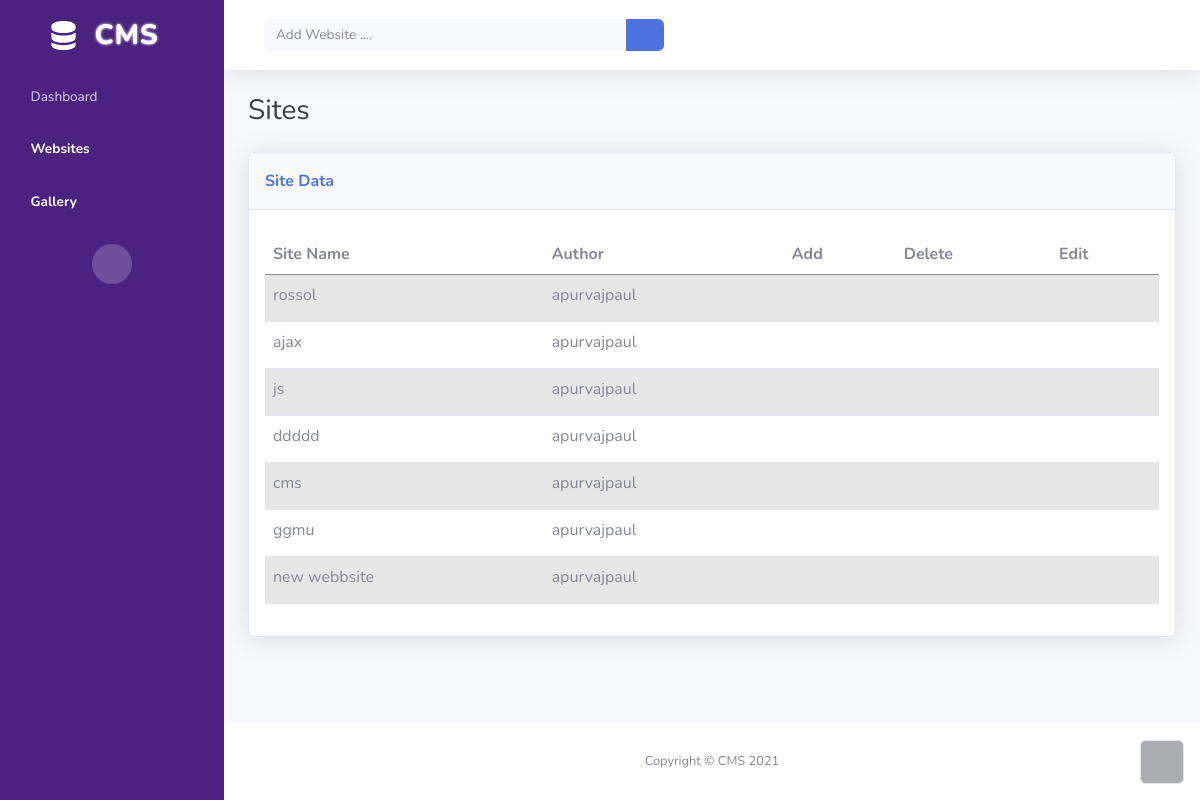
/activity/ (signed in), run on an earlier commit of the app's database.
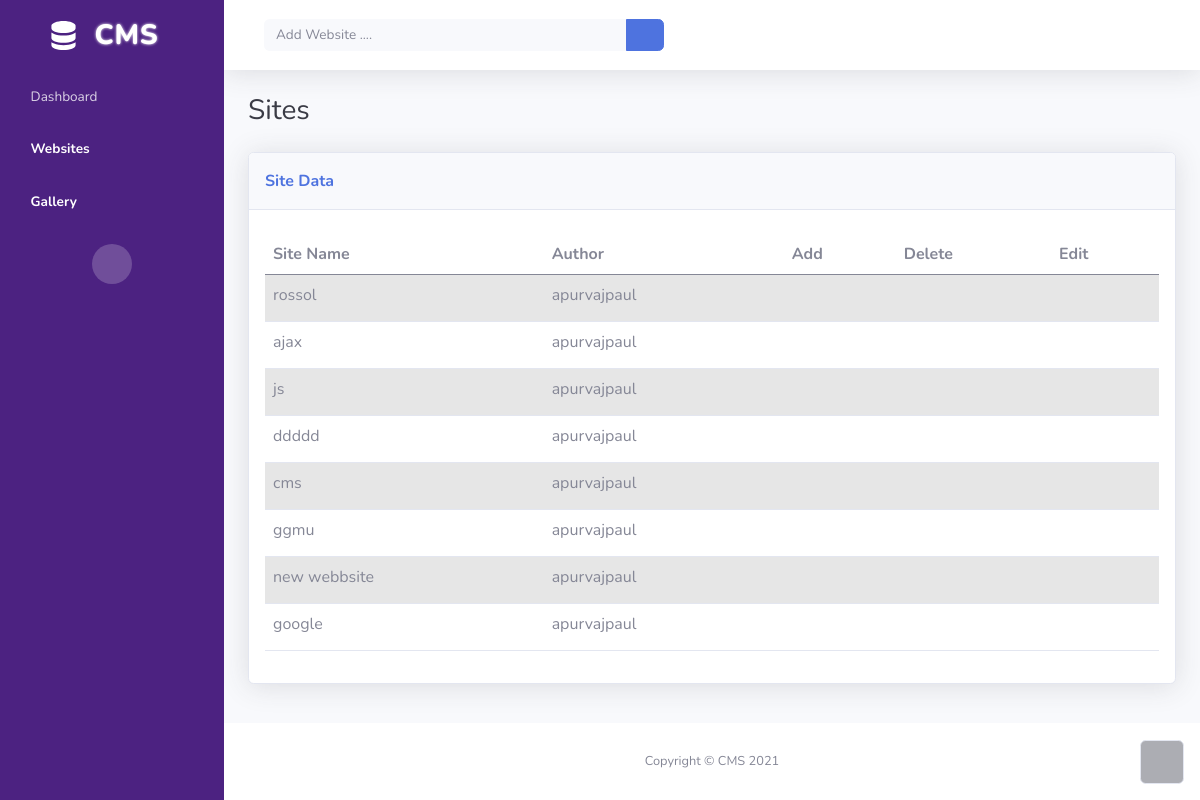
And on a later commit of the database.
### webcore/models.py (models this page shows, shortened)
class website(models.Model):
    hname= models.CharField(max_length=1000)
    admin = models.ForeignKey(User,on_delete=models.CASCADE)

### webcore/views.py (the view)
# urls.py: path('activity/',views.show_all,name='activity'),
@never_cache
@login_required
def show_all(request):
    site=website.objects.filter(admin=request.user)
    pages= webpage.objects.filter(web__admin=request.user)
    return render(request,'table.html',{'site':site,'pages':pages})

### webcore/templates/table.html (shortened to what this page needs)
{% load static %}
<!DOCTYPE html>
<html>
<head>
    <link rel="stylesheet" href="{% static 'webcore/assets4/bootstrap/css/bootstrap.min.css' %}">
    <link rel="stylesheet" href="{% static 'webcore/assets4/fonts/fontawesome-all.min.css' %}">
    <link rel="stylesheet" href="{% static 'webcore/assets4/fonts/font-awesome.min.css' %}">
    <link rel="stylesheet" href="{% static 'webcore/assets4/fonts/ionicons.min.css' %}">
    <link rel="stylesheet" href="{% static 'webcore/assets4/fonts/material-icons.min.css' %}">
    <link rel="stylesheet" href="{% static 'webcore/assets4/fonts/fontawesome5-overrides.min.css' %}">
    <link rel="stylesheet" href="https://cdnjs.cloudflare.com/ajax/libs/animate.css/3.5.2/animate.min.css">
</head>
<body id="page-top">
    <div id="wrapper">
        <nav class="navbar navbar-dark align-items-start sidebar sidebar-dark accordion bg-gradient-primary p-0" style="background: rgb(76,34,129);">
            <div class="container-fluid d-flex flex-column p-0"><a class="navbar-brand d-flex justify-content-center align-items-center sidebar-brand m-0" href="#">
                    <div class="sidebar-brand-text mx-3"><span style="font-size: 28px;text-shadow: 0px 0px 3px;">CMS</span></div>
                </a>
                <ul class="navbar-nav text-light" id="accordionSidebar">
                    <li class="nav-item"><a class="nav-link" href="../home/"><i class="fas fa-tachometer-alt"></i><span>Dashboard</span></a></li>
                    <li class="nav-item"><a class="nav-link active" href="#"><i class="fas fa-table"></i><span>Websites</span></a><a class="nav-link active" href="#"><i class="fa fa-video-camera"></i><span>Gallery</span></a></li>
                </ul>
                <div class="text-center d-none d-md-inline"><button class="btn rounded-circle border-0" id="sidebarToggle" type="button"></button></div>
            </div>
        </nav>
        <div class="d-flex flex-column" id="content-wrapper">
            <div id="content">
                <nav class="navbar navbar-light navbar-expand bg-white shadow mb-4 topbar static-top">
                    <div class="container-fluid"><button class="btn btn-link d-md-none rounded-circle me-3" id="sidebarToggleTop" type="button"></button>
                        <form id="websiteform" class="d-none d-sm-inline-block me-auto ms-md-3 my-2 my-md-0 mw-100 navbar-search" action="{% url 'create-website' %}" method="POST" enctype="multipart/form-data">
                            <div class="input-group"><input id="hname" name="hname" class="bg-light form-control border-0 small" type="text" placeholder="Add Website ...."><button onclick="createnew()" class="btn btn-primary py-0" type="button"><i class="fab fa-weebly"></i></button></div>
                        </form>
                    </div>
                </nav>
                <div class="container-fluid">
                    <h3 class="text-dark mb-4">Sites</h3>
                    <div class="card shadow">
                        <div class="card-header py-3">
                            <p class="text-primary m-0 fw-bold">Site Data</p>
                        </div>
                        <div class="card-body">
                            <div class="table-responsive table mt-2" id="dataTable" role="grid" aria-describedby="dataTable_info">
                                <table class="table table-striped my-0" id="dataTable">
                                    <thead>
                                        <tr>
                                            <th>Site Name</th>
                                            <th>Author</th>
                                            <th>Add</th>
                                            <th>Delete</th>
                                            <th>Edit</th>
                                        </tr>
                                    </thead>
                                    <tbody>
                                        {% for i in site %}
                                        <tr style="height: 47px;width: 1091px;">
                                            <td>{{ i.hname }}</td>
                                            <td>{{ request.user }}</td>
                                            <td><a href="{% url 'testwrite' i.hname 0 %}"><i class="fa fa-plus-circle" style="font-size: 24px;width: 12.5781px;color: rgb(52,184,74);"></i></a></td>
                                            <td><i onclick="deleteweb('{{ i.hname }}')" class="fa fa-trash" style="font-size: 24px;width: 12.5781px;color: var(--bs-red);"></i></td>
                                            <td><a href="{% url 'objectinfo' i.hname %}"><i class="fa fa-gears" style="font-size: 24px;width: 12.5781px;color: var(--bs-primary);"></i></a></td>
                                        </tr>
                                        {% endfor %}
                                    </tbody>
                                </table>
                            </div>
                        </div>
                    </div>
                </div>
            </div>
            <footer class="bg-white sticky-footer">
                <div class="container my-auto">
                    <div class="text-center my-auto copyright"><span>Copyright © CMS 2021</span></div>
                </div>
            </footer>
        </div><a class="border rounded d-inline scroll-to-top" href="#page-top"><i class="fas fa-angle-up"></i></a>
    </div>
</body>
</html>

What changed in the data, as far as the page shows it:
added website: hname "google", {{ request.user }} "apurvajpaul"
